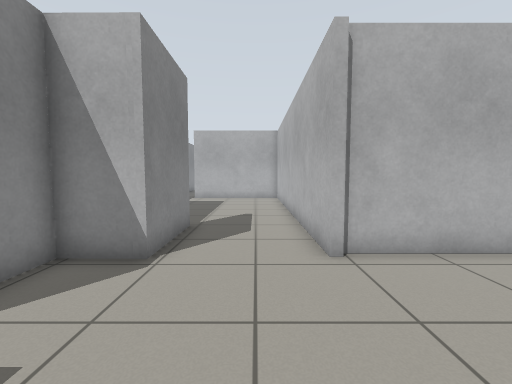
View 1 (above)

21 first-person views from a walk through a world built for the Gazebo simulator. The camera is 0.9 m above the floor, tilts 4° down and sees 90° across. The floor is counted in squares, 0.5 m on a side. Each view is taken from the middle of a square. On the plan, view 1 faces up. The plan holds only what a view shows up to about 15 squares ahead; the rest is blank. The place goes on beyond the plan. Gazebo's built-in surfaces are drawn with simple patterns.

View 2
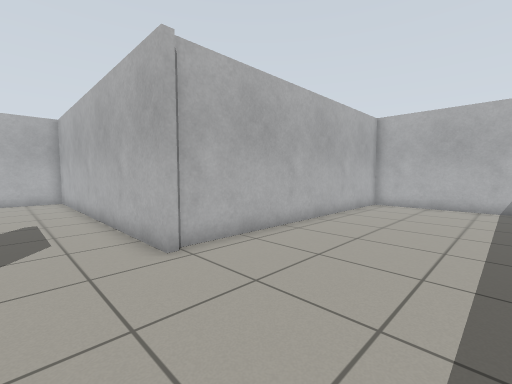

View 3
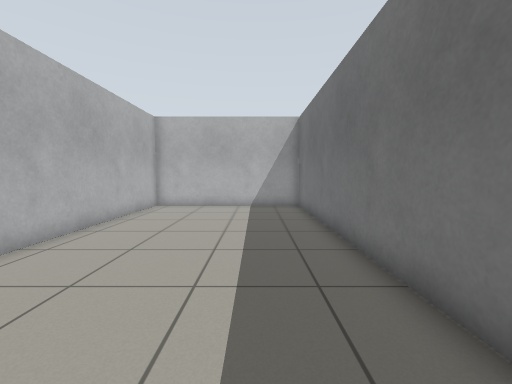

View 4
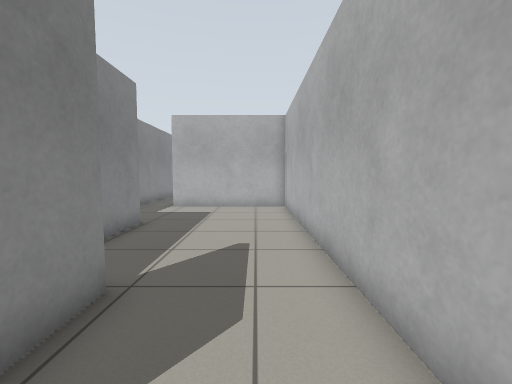

View 5
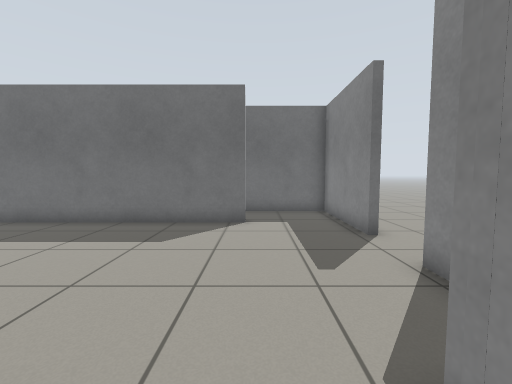

View 6
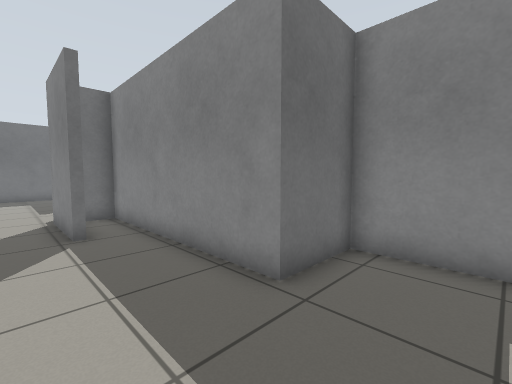

View 7
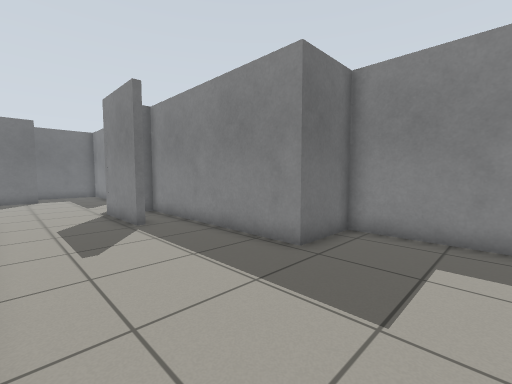

View 8
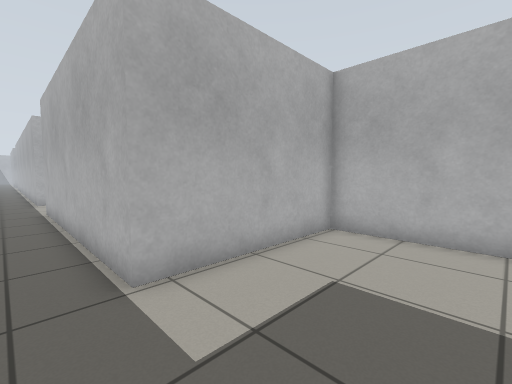

View 9
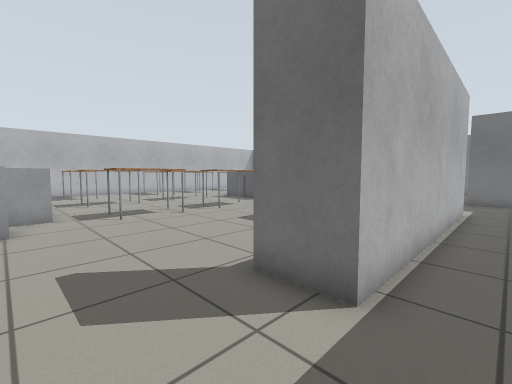

View 10
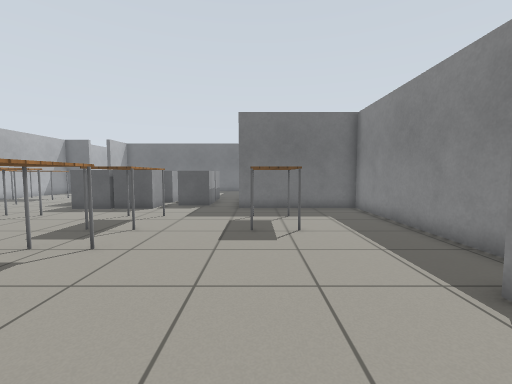

View 11
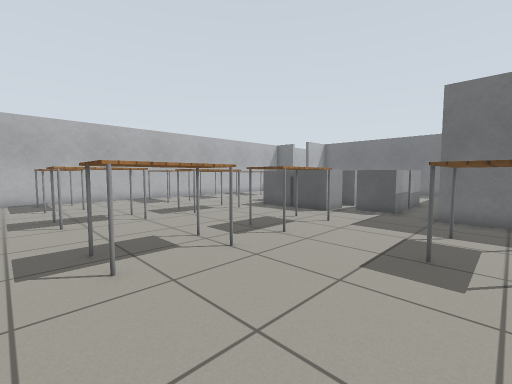

View 12
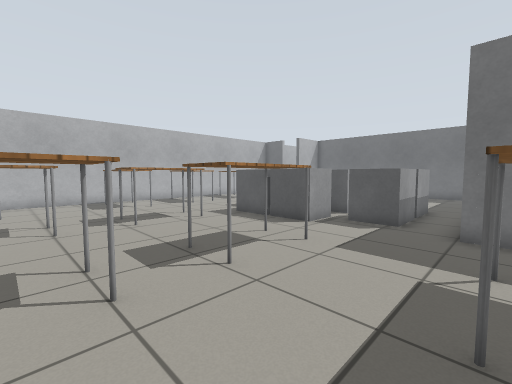

View 13
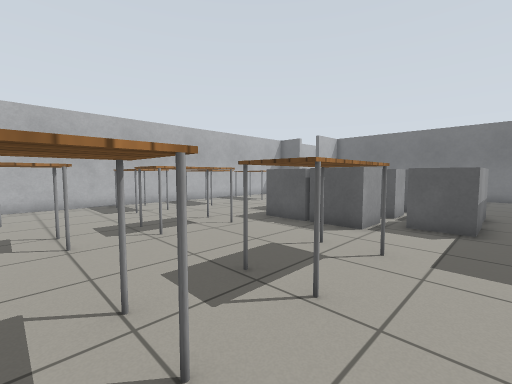

View 14
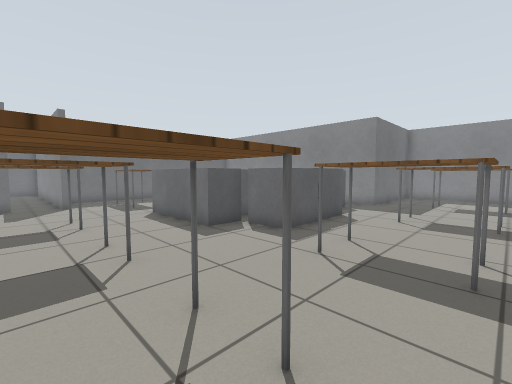

View 15
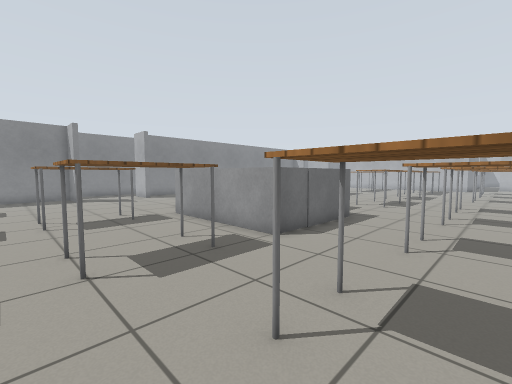

View 16
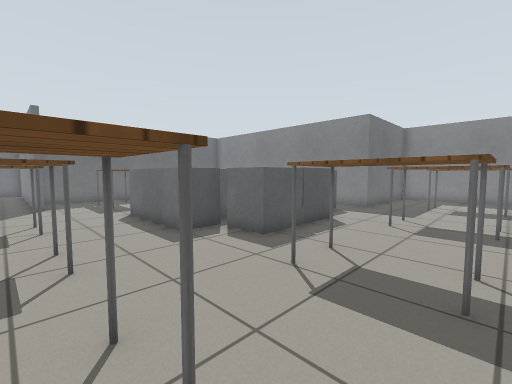

View 17
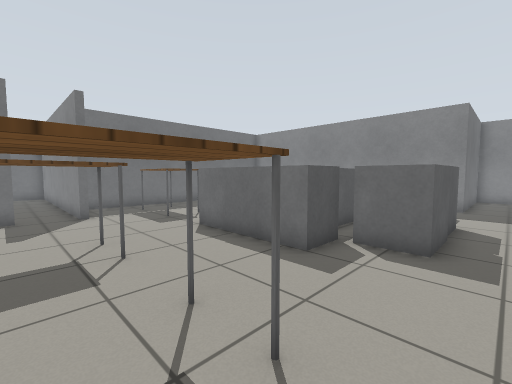

View 18
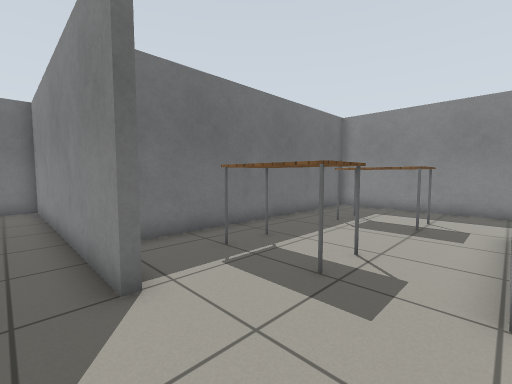

View 19
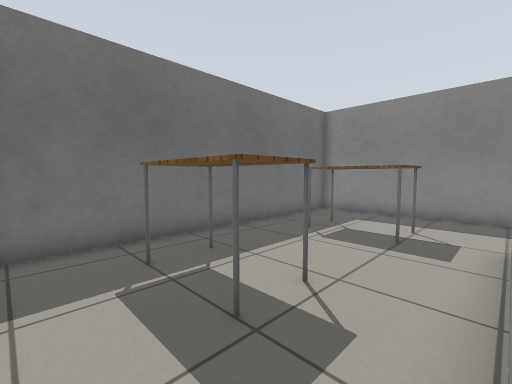

View 20
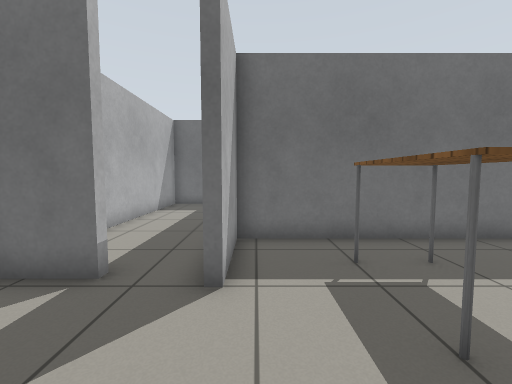

View 21
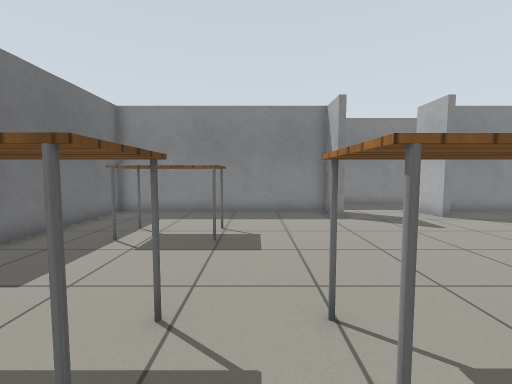

### Floor plan
Key: @ floor where view 1 was taken; # wall or solid block; . floor; = window, fence, low wall or low ledge; B grey box; T table.
Columns run from 7 left of view 1 to 18 right of it. Each row starts with its distance up from view 1.
 35 #.##...            B.....
 34 #.#BB...   BB      B..TTT
 33 #..........BBB     B..TTT
 32 #............BBBBBBB...TT
 31 #.........................
 30  ..BB.......TT....TT..TTTT
 29  .##B.......TTT..TTT..TTT
 28  .##........TTT..TTT..TTTT
 27  .##........TTT..TTT......
 26  .##......................
 25  .##...TT...TT....TT......
 24  .##...TT...TTT..TTT..TTTT
 23  .##...TT...TTT..TTT..TTT
 22  .##...TT...TT...TTT..TTTT
 21  .##.....................
 20  .##..........BBBB......T
 19  .########.BBB   BB...TTT
 18 #........#.B B   BBB..TTT
 17 #........#.B BBBBB B.....
 16 #........#.B B     B.....
 15 #........#.B       B..TTT
 14 #BB#.....#.B =#   #=..TTT
 13    #.....#...   ====.....
 12    #.....#...............
 11    #.....#..TTT...TT.....
 10    #.....#..TTT..TTT......
  9    #.....#.. TT.. TT..#.BB
  8    ###...#..T T..TTT..#.BB
  7    ###...#............#...
  6    #B#...##############...
  5    BB.................#...
  4    #..................#...
  3    #..................#...
  2    #..................#...
  1   ....................#...
  0  ......@..............#...
 -1  .##..................#...
 -2 .. #...  ###############
 -3 .. #...##

Where each view was taken, in squares from view 1:
view 1: 0 up, 0 right, facing up
view 2: 0 up, 1 left, facing up-right
view 3: 0 up, 0 right, facing right
view 4: 5 up, 0 right, facing up
view 5: 7 up, 1 left, facing down
view 6: 17 up, 1 left, facing down-left
view 7: 18 up, 1 right, facing down-left
view 8: 15 up, 6 left, facing up-right
view 9: 33 up, 6 left, facing down-right
view 10: 33 up, 1 right, facing down
view 11: 31 up, 0 right, facing down-right
view 12: 28 up, 1 right, facing down-right
view 13: 28 up, 3 right, facing down-right
view 14: 25 up, 17 right, facing down-left
view 15: 26 up, 17 right, facing up-left
view 16: 25 up, 16 right, facing down-left
view 17: 21 up, 17 right, facing down-left
view 18: 13 up, 16 right, facing down-left
view 19: 13 up, 14 right, facing down-left
view 20: 13 up, 14 right, facing down
view 21: 26 up, 8 right, facing left
